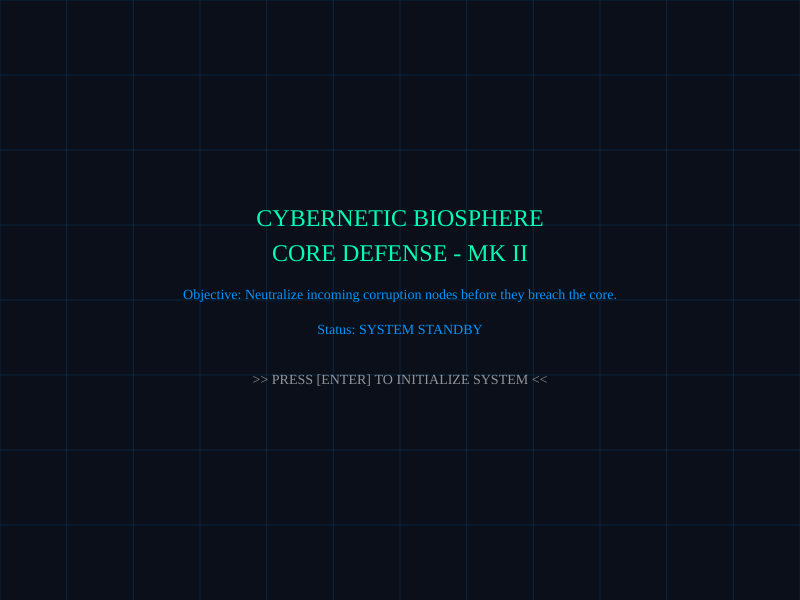
Frame 1 (no input)
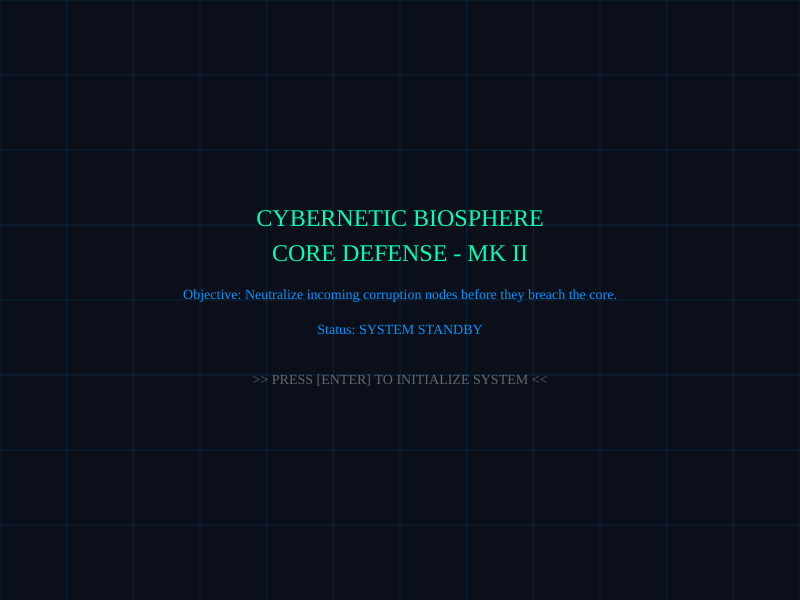
Frame 60 (no input)
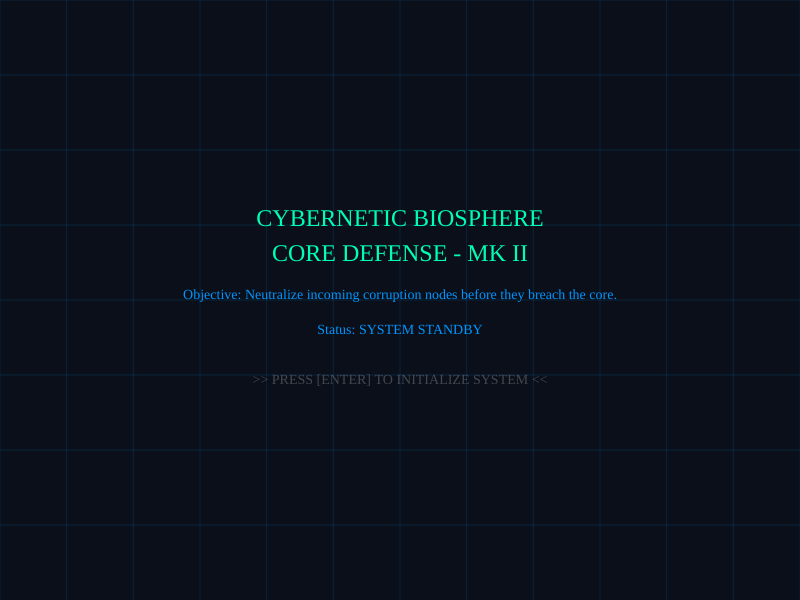
Frame 120 (the mouse pressed at the canvas centre since frame 60)

The p5.js sketch that drew these frames (run headless with seeded random() and noise() and a simulated clock; from frame 60 on, the mouse is pressed at the canvas centre):

// p5.js sketch
// ── sketch.js
/*
  Name: Jeffery Chong
  Title: Expanded Short Study Midterm Project (Final)
  Goal: Neutralize incoming corrupted data nodes or viruses before they breach the core.
  User Instructions:
  - State Change 1 (Menu): Press [ENTER] to initialize the system.
  - State Change 2 (Running): Move your mouse to steer crosshairs, click to neutralize data 
  glitches, and hold [SPACEBAR] to execute a System Purge.
  - State Change 3 (Overload/Victory): Press [R] to reset the system cache and restart from 
  the menu.
*/

let gameState = "MENU"; // States: "MENU", "RUNNING", "OVERLOAD", "VICTORY"
let corePulseSize = 10;
let signalVelocity = 1.5;
let stabilityLevel = 100;
let score = 0;
let telemetryParticles = [];
let corruptionNodes = [];

async function setup() 
{
  createCanvas(800, 600);
  textFont("Palatino Linotype");
  initializeParticles();
}

function draw() 
{
  // Main state machine handler
  if (gameState === "MENU") 
  {
    drawMenuState();
  } 
  else if (gameState === "RUNNING") 
  {
    drawRunningState();
  } 
  else if (gameState === "OVERLOAD") 
  {
    drawOverloadState();
  }
  else if (gameState === "VICTORY")
  {
    drawVictoryState();
  }
}

// Initialize random telemetry particles
function initializeParticles() 
{
  telemetryParticles = [];
  corruptionNodes = [];
  score = 0;
  for (let i = 0; i < 40; i++) 
  {
    telemetryParticles.push
    ({
      x: random(width),
      y: random(height),
      speed: random(0.5, 2),
      size: random(2, 5)
    });
  }
}

// Draw background grid overlay
function drawGridOverlay() 
{
  stroke(0, 150, 255, 40);
  strokeWeight(1);
  for (let i = 0; i < width; i += width / 12) 
  {
    line(i, 0, i, height);
  }
  for (let j = 0; j < height; j += height / 8) 
  {
    line(0, j, width, j);
  }
}

// Reset system state
function resetSystem() 
{
  gameState = "MENU";
  corePulseSize = 10;
  signalVelocity = 1.5;
  stabilityLevel = 100;
  score = 0;
  initializeParticles();
}

function drawMenuState() 
{
  background(10, 15, 25);
  drawGridOverlay();
  
  noStroke();
  fill(0, 255, 180);
  textSize(24);
  textAlign(CENTER, CENTER);
  text("CYBERNETIC BIOSPHERE", width / 2, height / 2 - 80);
  text("CORE DEFENSE - MK II", width / 2, height / 2 - 45);
  
  fill(0, 150, 255);
  textSize(14);
  text("Objective: Neutralize incoming corruption nodes before they breach the core.", width / 2, height / 2 - 5);
  text("Status: SYSTEM STANDBY", width / 2, height / 2 + 30);
  
  // Pulsing prompt text using sine wave
  fill(255, 255, 255, sin(frameCount * 0.1) * 127 + 128);
  text(">> PRESS [ENTER] TO INITIALIZE SYSTEM <<", width / 2, height / 2 + 80);
  
  textAlign(LEFT, BASELINE);
}

function drawRunningState() 
{
  background(10, 15, 25, 60);
  drawGridOverlay();
  
  // Update and render random telemetry particles
  noStroke();
  for (let p of telemetryParticles) 
  {
    p.y -= p.speed;
    if (p.y < 0) p.y = height;
    fill(0, 255, 180, 100);
    ellipse(p.x, p.y, p.size, p.size);
  }
  
  // Spawn corruption nodes periodically
  if (frameCount % 50 === 0 || corruptionNodes.length < 10) 
  {
    let spawnAngle = random(TWO_PI);
    let spawnDist = width * 0.5;
    corruptionNodes.push({
      x: width / 2 + cos(spawnAngle) * spawnDist,
      y: height / 2 + sin(spawnAngle) * spawnDist,
      size: 24,
      speed: random(1.0, 1.0)
    });
  }
  
  // Update and draw corruption nodes moving toward the center
  for (let i = corruptionNodes.length - 1; i >= 0; i--) 
  {
    let node = corruptionNodes[i];
    let angleToCenter = atan2(height / 2 - node.y, width / 2 - node.x);
    node.x += cos(angleToCenter) * node.speed;
    node.y += sin(angleToCenter) * node.speed;
    
    // Draw glitch node
    fill(255, 0, 128, 200);
    stroke(255, 255, 255, 150);
    strokeWeight(1.5);
    ellipse(node.x, node.y, node.size, node.size);
    
    // Check if node reached the core
    let distToCore = dist(node.x, node.y, width / 2, height / 2);
    if (distToCore < corePulseSize * 0.5) 
    {
      corruptionNodes.splice(i, 1);
      stabilityLevel -= 15; // Breach damages stability
    }
  }
  
  // Core pulse dynamics
  corePulseSize += signalVelocity;
  if (corePulseSize > 120) 
  {
    corePulseSize = 30;
  }
  
  noFill();
  stroke(0, 255, 180, 120);
  strokeWeight(2);
  ellipse(width / 2, height / 2, corePulseSize, corePulseSize);
  ellipse(width / 2, height / 2, corePulseSize * 0.5, corePulseSize * 0.5);

  // Mouse tracking crosshairs
  stroke(255, 0, 128, 150);
  strokeWeight(1.5);
  line(mouseX, mouseY, pmouseX, pmouseY); 
  
  stroke(0, 150, 255, 200);
  line(mouseX - 20, mouseY, mouseX + 20, mouseY);
  line(mouseX, mouseY - 20, mouseX, mouseY + 20);
  
  // HUD interface text
  noStroke();
  fill(0, 150, 255);
  textSize(12);
  text("SYSTEM: ACTIVE", 20, 30);
  text("SCORE: " + score + " / 500", 20, 50);
  text("STABILITY: " + int(stabilityLevel) + "%", 20, 70);
  text("HOLD [SPACE] FOR SYSTEM PURGE", 20, height - 20);
  
  // Check win/loss conditions
  if (stabilityLevel <= 0) 
  {
    gameState = "OVERLOAD";
  }
  else if (score >= 500)
  {
    gameState = "VICTORY";
  }
}

function drawOverloadState() 
{
  background(40, 5, 10);
  drawGridOverlay();
  
  // Flashing warning border
  if (frameCount % 30 < 15) 
  {
    stroke(255, 0, 50, 200);
    strokeWeight(6);
    noFill();
    rect(10, 10, width - 20, height - 20);
  }
  
  noStroke();
  fill(255, 50, 50);
  textSize(26);
  textAlign(CENTER, CENTER);
  text("CRITICAL SYSTEM OVERLOAD", width / 2, height / 2 - 50);
  
  fill(255, 200, 200);
  textSize(14);
  text("Bio-data corruption breached the core. Final Score: " + score, width / 2, height / 2 - 10);
  
  fill(255, 255, 255, sin(frameCount * 0.15) * 127 + 128);
  text(">> PRESS [R] TO REBOOT SYSTEM CACHE <<", width / 2, height / 2 + 40);
  
  textAlign(LEFT, BASELINE);
}

function drawVictoryState() 
{
  background(5, 30, 20);
  drawGridOverlay();
  
  noStroke();
  fill(0, 255, 180);
  textSize(26);
  textAlign(CENTER, CENTER);
  text("BIOSPHERE STABILIZED", width / 2, height / 2 - 50);
  
  fill(200, 255, 230);
  textSize(14);
  text("All sector anomalies cleared successfully. Final Score: " + score, width / 2, height / 2 - 10);
  
  fill(255, 255, 255, sin(frameCount * 0.15) * 127 + 128);
  text(">> PRESS [R] TO REBOOT SYSTEM CACHE <<", width / 2, height / 2 + 40);
  
  textAlign(LEFT, BASELINE);
}

function mousePressed() 
{
  if (gameState === "RUNNING") 
  {
    // Check if player clicked any corruption nodes
    let hitAny = false;
    for (let i = corruptionNodes.length - 1; i >= 0; i--) 
    {
      let node = corruptionNodes[i];
      if (dist(mouseX, mouseY, node.x, node.y) < node.size) 
      {
        corruptionNodes.splice(i, 1);
        score += 25;
        stabilityLevel = min(100, stabilityLevel + 3); // Small reward for successful defense
        hitAny = true;
        break;
      }
    }
    
    // Visual feedback for click
    fill(255, 255, 255, 200);
    noStroke();
    ellipse(mouseX, mouseY, 40, 40);
  }
}

function keyPressed() 
{
  if (gameState === "MENU" || keyCode === ENTER) 
  {
    gameState = "RUNNING";
  } 
  else if (gameState === "RUNNING" || key === " ") 
  {
    // Stress test / System Purge action clears screen nodes at a stability cost
    stabilityLevel -= 10;
    score += corruptionNodes.length * 10;
    corruptionNodes = [];
  } 
  else if ((gameState === "OVERLOAD" || gameState === "VICTORY") || (key === "r" || key === "R")) 
  {
    resetSystem(); // Restarts from beginning
  }
}
